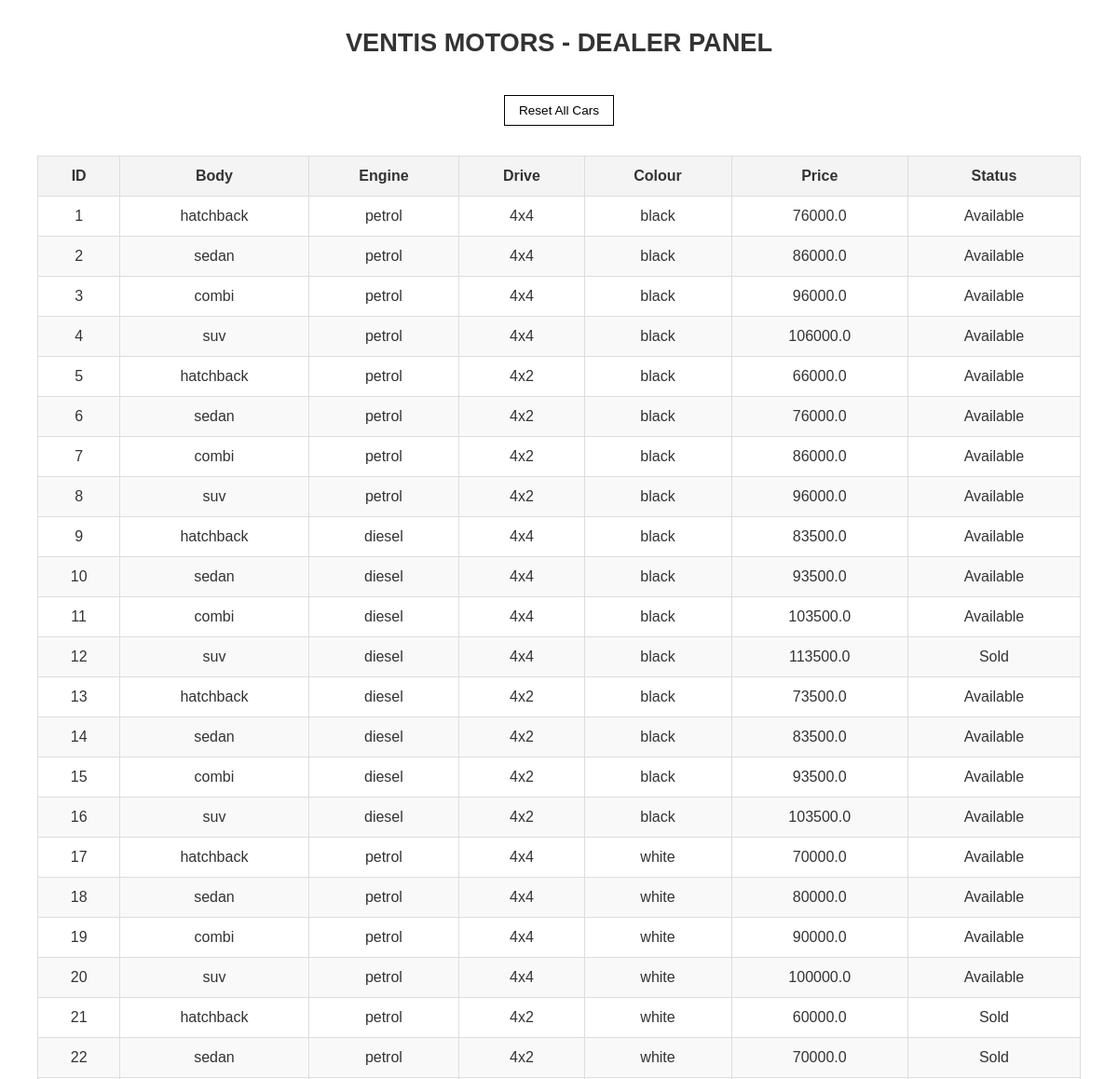
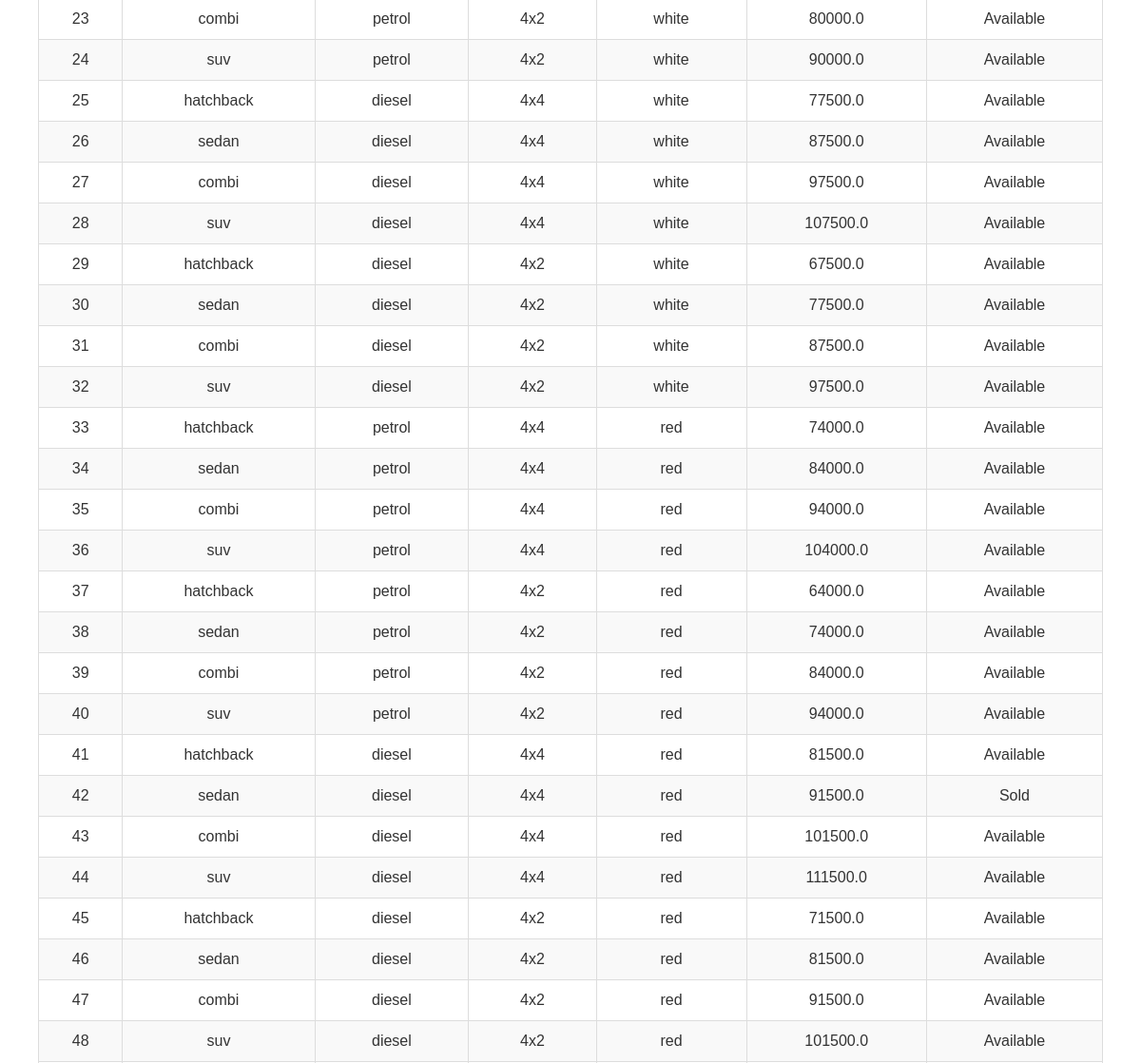
/dealer (upper part), run on an earlier commit of the app's database (2 pictures, top to bottom).
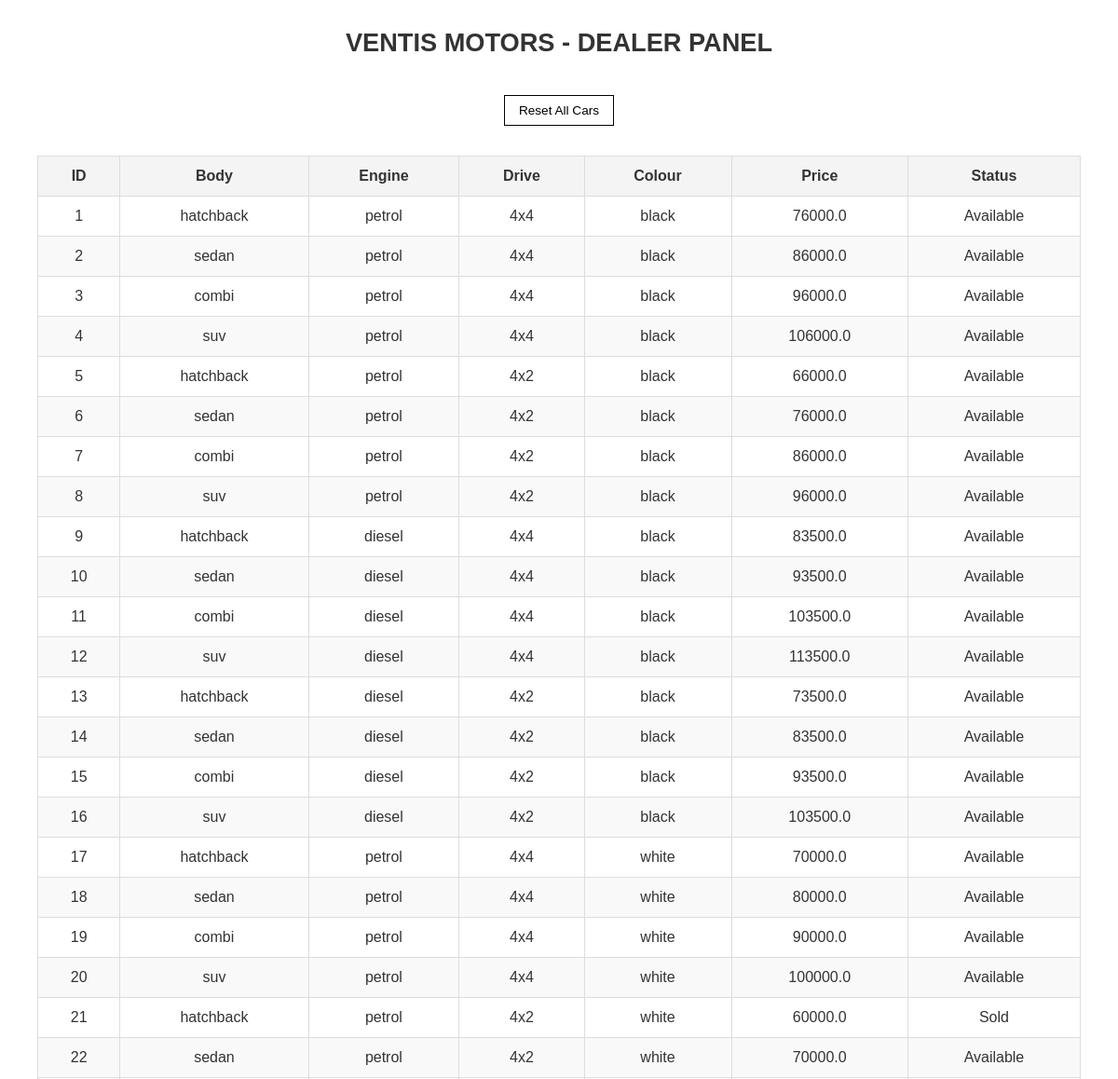
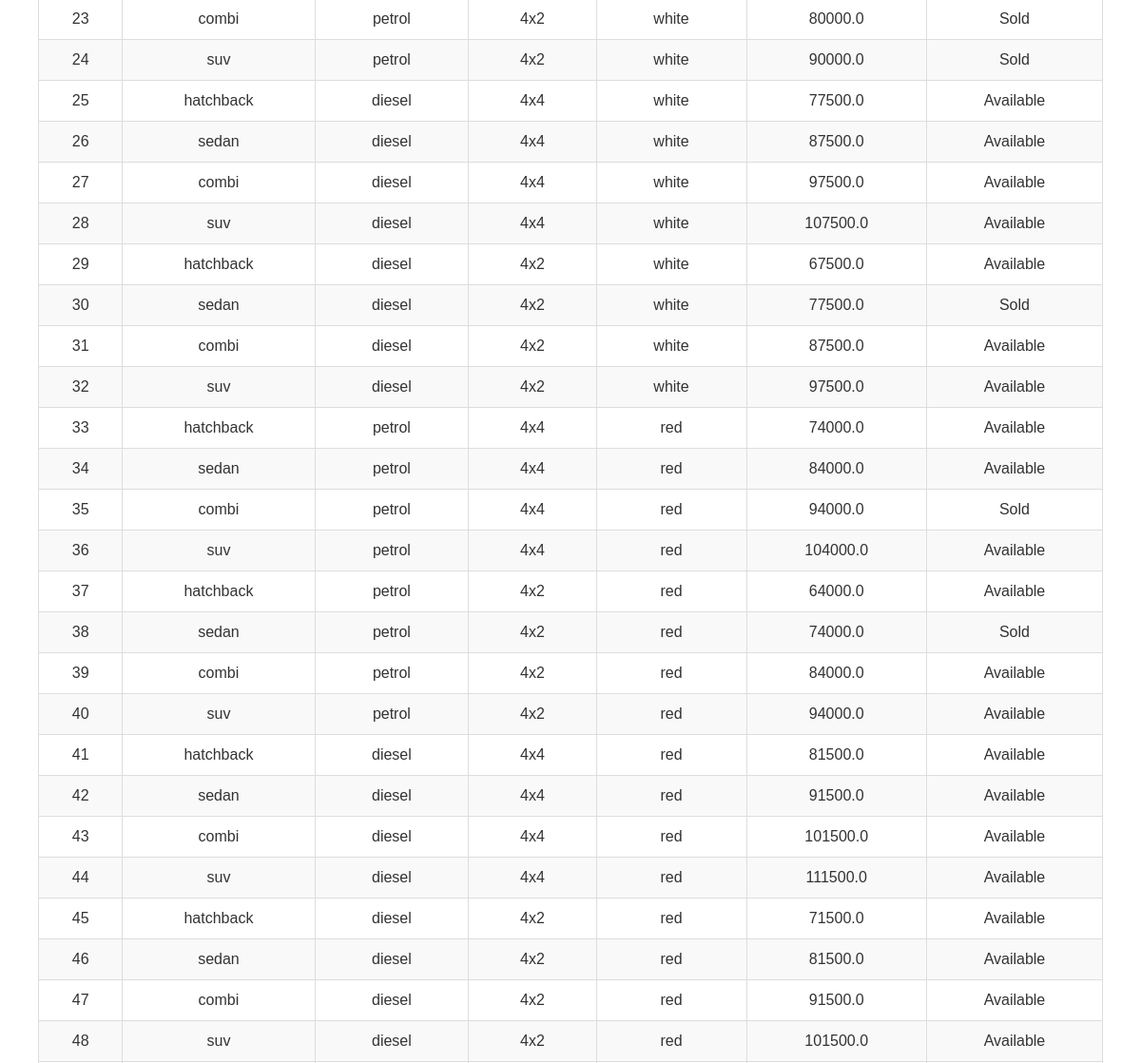
And on a later commit of the database (2 pictures, top to bottom).
### tables this page shows
CREATE TABLE "cars" (
    id INTEGER PRIMARY KEY,
    body TEXT NOT NULL,
    engine TEXT NOT NULL,
    drive TEXT NOT NULL,
    colour TEXT NOT NULL,
    price REAL DEFAULT NULL,
    selled CHAR(1) DEFAULT NULL
);

### app.py (the view)
@app.route('/dealer')
def dealer():
    cars = db.get_all_cars()
    """Użycie metod w klasach"""
    return render_template("dealer.html", cars=cars)

### database.py (called while the page is built)
    def get_connection(self):
        return sqlite3.connect(self.db_path)

    def get_all_cars(self):
        with self.get_connection() as conn:
            cursor = conn.cursor()
            cursor.execute("SELECT id, body, engine, drive, colour, price, selled FROM cars")
            rows = cursor.fetchall()
            return [CarFactory.create_from_row(row) for row in rows]

### models.py (called while the page is built)
    @property
    def car_id(self):
        return self._car_id

    @staticmethod
    def create_from_row(row):
        if row[-1] != 's':
            car = AvailableCar(*row)
        else:
            car = SoldCar(*row)
        return car

### templates/dealer.html (shortened to what this page needs)
<!doctype html>
<html lang="pl">
<head>
    <link rel="stylesheet" href="/media/client_style.css">
</head>
<body>
    <div class="main_page">
        <h1>VENTIS MOTORS - DEALER PANEL</h1>
        <form method="post" action="/reset_all">
            <button type="submit" class="buy-button">Reset All Cars</button>
        </form>
        <table class="car-table">
            <thead>
                <tr>
                    <th>ID</th>
                    <th>Body</th>
                    <th>Engine</th>
                    <th>Drive</th>
                    <th>Colour</th>
                    <th>Price</th>
                    <th>Status</th>
                </tr>
            </thead>
            <tbody>
                {% for car in cars %}
                <tr>
                    <td>{{ car.car_id }}</td>
                    <td>{{ car._body }}</td>
                    <td>{{ car._engine }}</td>
                    <td>{{ car._drive }}</td>
                    <td>{{ car._colour }}</td>
                    <td>{{ car._price }}</td>
                    <td>{{ "Sold" if car._sold == 's' else "Available" }}</td>
                </tr>
                {% endfor %}
            </tbody>
        </table>
    </div>
</body>
</html>

### media/client_style.css (style rules this page uses)
* { box-sizing: border-box; margin: 0; padding: 0; }
body { font-family: Arial, Helvetica, sans-serif; background-color: #fff; color: #333; display: flex; flex-direction: column; min-height: 100vh; }
.main_page { width: 100%; flex-grow: 1; display: flex; flex-direction: column; align-items: center; padding: 30px 40px; }
.main_page h1 { font-size: 1.7rem; margin-bottom: 5vh; }
.buy-button,.back-button { background-color: #fff; border: 1px solid #000; padding: 8px 15px; text-align: center; font-size: 0.85rem; color: #000; cursor: pointer; text-decoration: none; transition: transform 0.2s ease-in-out, box-shadow 0.2s ease-in-out; }

### templates/dealer.html (style rules this page uses)
.car-table { width: 100%; border-collapse: collapse; margin-top: 2rem; }
.car-table th, .car-table td { border: 1px solid #ddd; padding: 12px; text-align: center; }
.car-table th { background-color: #f4f4f4; font-weight: bold; }
.car-table tr:nth-child(even) { background-color: #f9f9f9; }

What changed in the data, as far as the page shows it:
changed cars id 12: _sold "Sold" → "Available"
changed cars id 22: _sold "Sold" → "Available"
changed cars id 23: _sold "Available" → "Sold"
changed cars id 24: _sold "Available" → "Sold"
changed cars id 30: _sold "Available" → "Sold"
changed cars id 35: _sold "Available" → "Sold"
changed cars id 38: _sold "Available" → "Sold"
changed cars id 42: _sold "Sold" → "Available"
